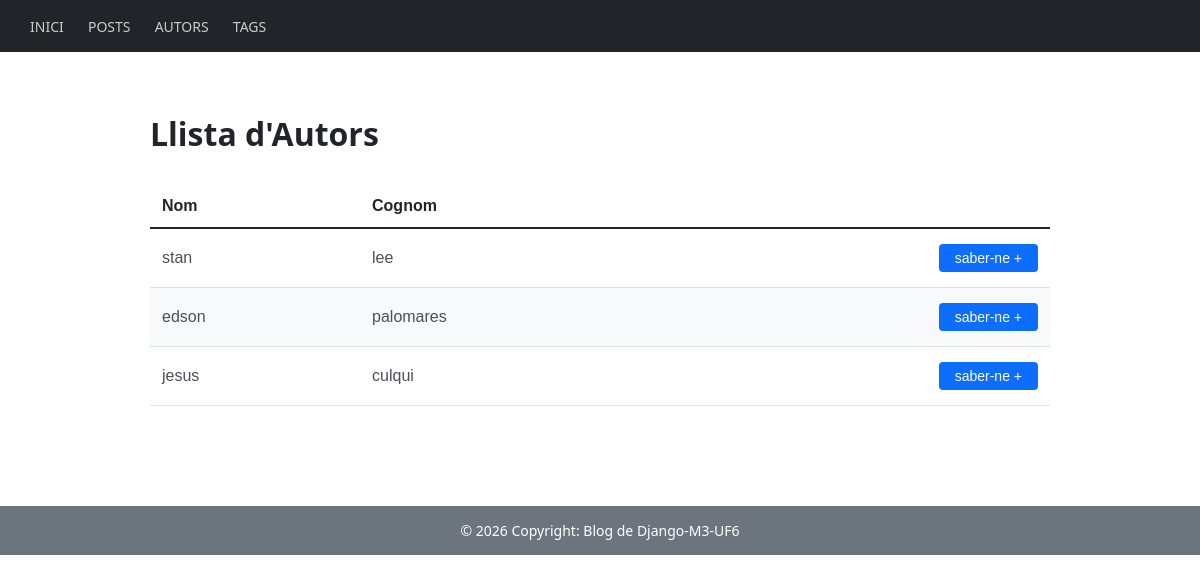
The app's page /authors, older data.
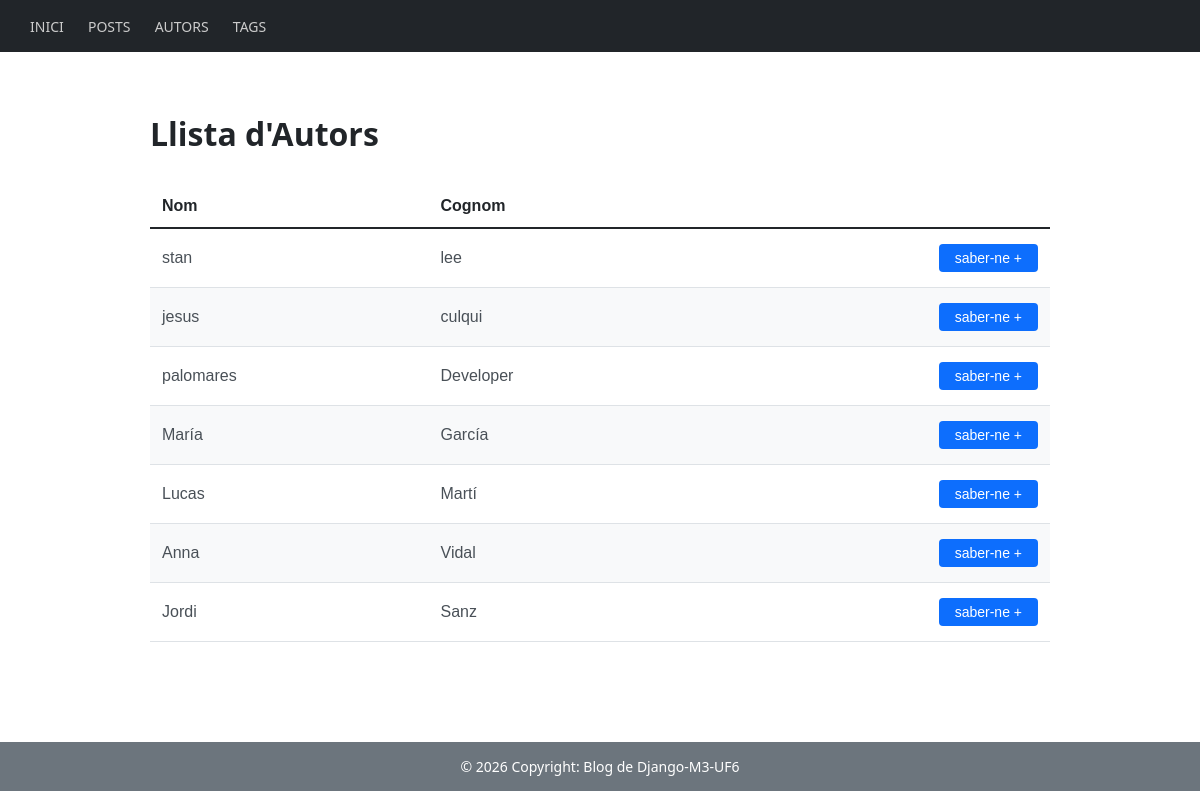
The same page, newer data.
### blog/models.py (models this page shows, shortened)
class Author(models.Model):
    first_name = models.CharField(max_length=100)
    last_name = models.CharField(max_length=100)
    email_address = models.EmailField()

### blog/views.py (the view)
# urls.py: path("authors", views.authors, name="authors-page"),
def authors(request):
    all_authors = Author.objects.all()
    return render(request, "blog/authors_list.html", {  # <-- Le añadimos la 's' aquí
        "authors": all_authors  # <-- Cambiado a 'authors' para que tu archivo actual lo entienda
    })

### templates/blog/authors_list.html (shortened to what this page needs)
{% extends "blog/base.html" %}
{% block content %}
<div style="margin: 40px auto; max-width: 900px;">
    <h1 style="font-size: 32px; color: #212529; font-weight: 600; margin-bottom: 30px;">Llista d'Autors</h1>
    <table class="tabla-autores" style="width: 100%; border-collapse: collapse; margin-top: 20px; font-family: sans-serif;">
        <thead>
            <tr style="border-bottom: 2px solid #212529; text-align: left;">
                <th style="padding: 12px; font-size: 16px; color: #212529;">Nom</th>
                <th style="padding: 12px; font-size: 16px; color: #212529;">Cognom</th>
                <th></th>
            </tr>
        </thead>
        <tbody>
            {% for author in authors %}
            <tr style="border-bottom: 1px solid #dee2e6;">
                <td style="padding: 15px 12px; color: #495057;">{{ author.first_name }}</td>
                <td style="padding: 15px 12px; color: #495057;">{{ author.last_name }}</td>
                <td style="padding: 15px 12px; text-align: right;">
                    <a href="{% url 'author-detail-page' author.id %}" style="display: inline-block; background-color: #0d6efd; color: white; padding: 6px 16px; text-decoration: none; border-radius: 4px; font-size: 14px;">
                        saber-ne +
                    </a>
                </td>
            </tr>
            {% empty %}
            <tr>
                <td colspan="3" style="padding: 20px; text-align: center; color: #6c757d;">No hi ha autors registrats.</td>
            </tr>
            {% endfor %}
        </tbody>
    </table>
</div>
{% endblock %}

### blog/templates/blog/base.html (shortened to what this page needs)
<!DOCTYPE html>
<html lang="ca">
<head>
</head>
<body>
    <nav>
        <a href="{% url 'starting-page' %}">INICI</a>
        <a href="{% url 'posts-page' %}">POSTS</a>
        <a href="{% url 'authors-page' %}">AUTORS</a>
        <a href="{% url 'tags-page' %}">TAGS</a>
    </nav>
    <main>
        {% block content %}{% endblock %}
    </main>
    <footer>
        © 2026 Copyright: Blog de Django-M3-UF6
    </footer>
</body>
</html>

### blog/templates/blog/base.html (style rules this page uses)
body { margin: 0; font-family: 'Segoe UI', Tahoma, Geneva, Verdana, sans-serif; color: #333; background-color: #ffffff; }
nav { background-color: #212529; padding: 15px 30px; }
nav a { color: #ccc; text-decoration: none; margin-right: 20px; font-weight: 500; font-size: 14px; }
main { max-width: 1100px; margin: 0 auto; padding: 20px; }
footer { background-color: #6c757d; color: white; text-align: center; padding: 15px 0; font-size: 14px; margin-top: 40px; }

### templates/blog/authors_list.html (style rules this page uses)
.tabla-autores tbody tr:nth-child(even) { background-color: #f8f9fa; }
.tabla-autores tbody tr:nth-child(odd) { background-color: #ffffff; }

Row changes from the older to the newer data that the page shows:
removed Author: first_name "edson", last_name "palomares"
added Author: first_name "palomares", last_name "Developer"
added Author: first_name "María", last_name "García"
added Author: first_name "Lucas", last_name "Martí"
added Author: first_name "Anna", last_name "Vidal"
added Author: first_name "Jordi", last_name "Sanz"
